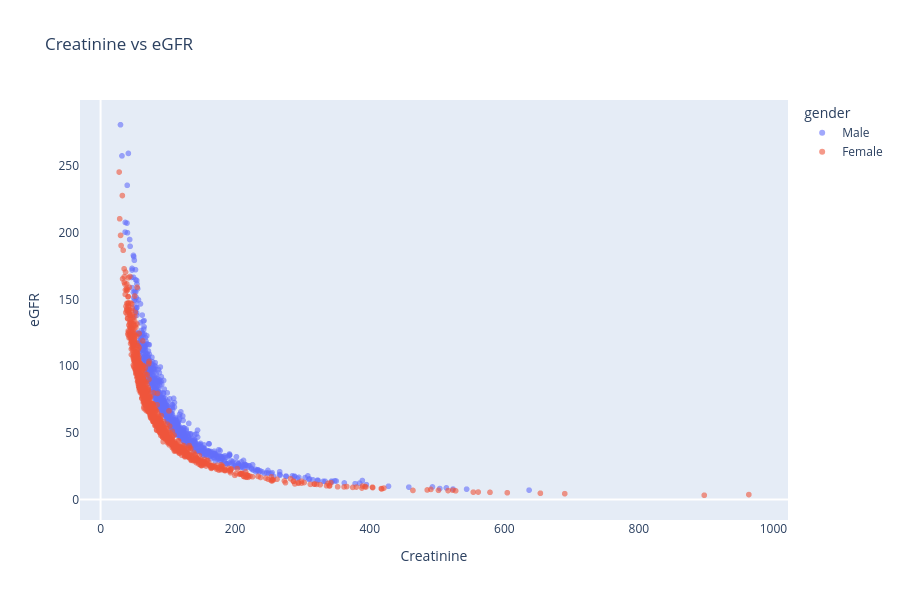

Source (notebook cell):
### Markdown cell above
### DA6. What is the relationship between creatinine and eGFR?
**Analysis type:** Descriptive / Diagnostic — Lab-to-lab

**Reasoning**  

Creatinine and eGFR are related kidney-function measures. A scatter plot plus Spearman correlation tests whether they move together monotonically without assuming a linear relationship.

### Code cell
tmp = patient[[
    "creatinine_enzymatic_method","glomerular_filtration_rate",
    "agecat","gender"
]].dropna()

fig = px.scatter(
    tmp,
    x="creatinine_enzymatic_method",
    y="glomerular_filtration_rate",
    color="gender",
    hover_data=["agecat"],
    opacity=0.6,
    title="Creatinine vs eGFR",
    labels={
        "creatinine_enzymatic_method":"Creatinine",
        "glomerular_filtration_rate":"eGFR"
    }
)
fig.update_layout(
    height=600,
    xaxis=dict(showgrid=False),
    yaxis=dict(showgrid=False)
)
fig.show()

rho,p,n = safe_spearman(tmp, "creatinine_enzymatic_method", "glomerular_filtration_rate")
print(f"Spearman rho={rho:.3f}, p {p_text(p)}, n={n:,}")

### Figure 1 — Plotly figure (JSON) as saved in the notebook; plotly's stock layout.template omitted (floating-point values rounded to 4 significant figures; data arrays with more than 128 entries replaced by an {"elided": "..."} marker saying what was removed)
{"data": [{"customdata": {"elided": "820x1 str values"}, "hovertemplate": "gender=Male<br>Creatinine=%{x}<br>eGFR=%{y}<br>agecat=%{customdata[0]}<extra></extra>", "legendgroup": "Male", "marker": {"color": "#636efa", "opacity": 0.6, "symbol": "circle"}, "mode": "markers", "name": "Male", "showlegend": true, "type": "scattergl", "x": {"elided": "820 float values"}, "xaxis": "x", "y": {"elided": "820 float values"}, "yaxis": "y"}, {"customdata": {"elided": "1125x1 str values"}, "hovertemplate": "gender=Female<br>Creatinine=%{x}<br>eGFR=%{y}<br>agecat=%{customdata[0]}<extra></extra>", "legendgroup": "Female", "marker": {"color": "#EF553B", "opacity": 0.6, "symbol": "circle"}, "mode": "markers", "name": "Female", "showlegend": true, "type": "scattergl", "x": {"elided": "1125 float values"}, "xaxis": "x", "y": {"elided": "1125 float values"}, "yaxis": "y"}], "layout": {"height": 600, "legend": {"title": {"text": "gender"}, "tracegroupgap": 0}, "title": {"text": "Creatinine vs eGFR"}, "xaxis": {"anchor": "y", "domain": [0, 1], "showgrid": false, "title": {"text": "Creatinine"}}, "yaxis": {"anchor": "x", "domain": [0, 1], "showgrid": false, "title": {"text": "eGFR"}}}}
